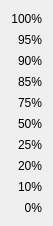
   <widget class="QWidget" name="">
    <property name="geometry">
     <rect>
      <x>1010</x>
      <y>531</y>
      <width>31</width>
      <height>226</height>
     </rect>
    </property>
    <layout class="QVBoxLayout" name="verticalLayout_7">
     <item>
      <widget class="QLabel" name="TimeToSOC_100_label">
       <property name="text">
        <string>100%</string>
       </property>
       <property name="alignment">
        <set>Qt::AlignRight|Qt::AlignTrailing|Qt::AlignVCenter</set>
       </property>
      </widget>
     </item>
     <item>
      <widget class="QLabel" name="TimeToSOC_95_label">
       <property name="text">
        <string>95%</string>
       </property>
       <property name="alignment">
        <set>Qt::AlignRight|Qt::AlignTrailing|Qt::AlignVCenter</set>
       </property>
      </widget>
     </item>
     <item>
      <widget class="QLabel" name="TimeToSOC_90_label">
       <property name="text">
        <string>90%</string>
       </property>
       <property name="alignment">
        <set>Qt::AlignRight|Qt::AlignTrailing|Qt::AlignVCenter</set>
       </property>
      </widget>
     </item>
     <item>
      <widget class="QLabel" name="TimeToSOC_85_label">
       <property name="text">
        <string>85%</string>
       </property>
       <property name="alignment">
        <set>Qt::AlignRight|Qt::AlignTrailing|Qt::AlignVCenter</set>
       </property>
      </widget>
     </item>
     <item>
      <widget class="QLabel" name="TimeToSOC_75_label">
       <property name="text">
        <string>75%</string>
       </property>
       <property name="alignment">
        <set>Qt::AlignRight|Qt::AlignTrailing|Qt::AlignVCenter</set>
       </property>
      </widget>
     </item>
     <item>
      <widget class="QLabel" name="TimeToSOC_50_label">
       <property name="text">
        <string>50%</string>
       </property>
       <property name="alignment">
        <set>Qt::AlignRight|Qt::AlignTrailing|Qt::AlignVCenter</set>
       </property>
      </widget>
     </item>
     <item>
      <widget class="QLabel" name="TimeToSOC_25_label">
       <property name="text">
        <string>25%</string>
       </property>
       <property name="alignment">
        <set>Qt::AlignRight|Qt::AlignTrailing|Qt::AlignVCenter</set>
       </property>
      </widget>
     </item>
     <item>
      <widget class="QLabel" name="TimeToSOC_20_label">
       <property name="text">
        <string>20%</string>
       </property>
       <property name="alignment">
        <set>Qt::AlignRight|Qt::AlignTrailing|Qt::AlignVCenter</set>
       </property>
      </widget>
     </item>
     <item>
      <widget class="QLabel" name="TimeToSOC_10_label">
       <property name="text">
        <string>10%</string>
       </property>
       <property name="alignment">
        <set>Qt::AlignRight|Qt::AlignTrailing|Qt::AlignVCenter</set>
       </property>
      </widget>
     </item>
     <item>
      <widget class="QLabel" name="TimeToSOC_0_label">
       <property name="text">
        <string>0%</string>
       </property>
       <property name="alignment">
        <set>Qt::AlignRight|Qt::AlignTrailing|Qt::AlignVCenter</set>
       </property>
      </widget>
     </item>
    </layout>
   </widget>
